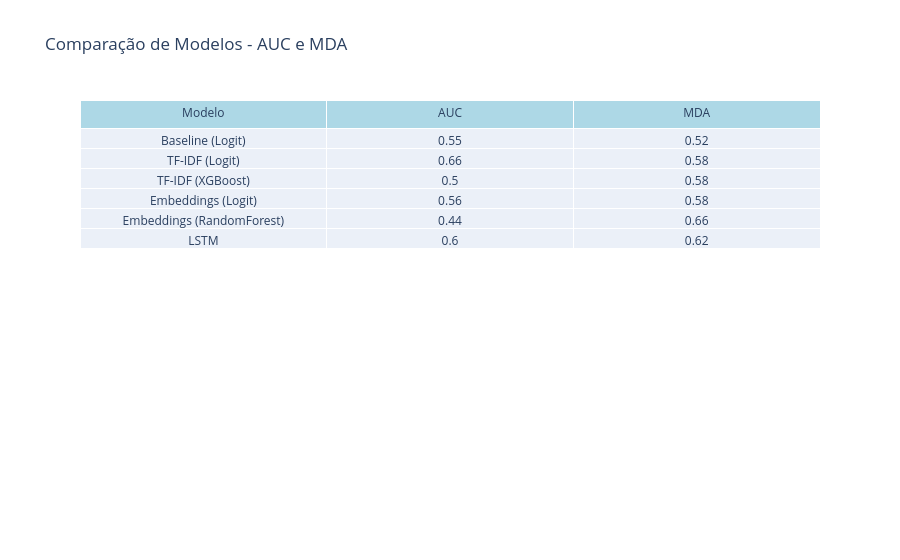

Notebook source saved alongside this figure:
### Code cell
# 3. Tabela comparativa
fig_table = go.Figure(data=[go.Table(
    header=dict(values=list(df_res.columns), fill_color='lightblue', align='center'),
    cells=dict(values=[df_res[col] for col in df_res.columns], align='center')
)])
fig_table.update_layout(title="Comparação de Modelos - AUC e MDA")
fig_table.show()

### Figure 1 — Plotly figure (JSON) as saved in the notebook; plotly's stock layout.template omitted (floating-point values rounded to 4 significant figures)
{"data": [{"cells": {"align": "center", "values": [["Baseline (Logit)", "TF-IDF (Logit)", "TF-IDF (XGBoost)", "Embeddings (Logit)", "Embeddings (RandomForest)", "LSTM"], [0.55, 0.66, 0.5, 0.56, 0.44, 0.6], [0.52, 0.58, 0.58, 0.58, 0.66, 0.62]]}, "header": {"align": "center", "fill": {"color": "lightblue"}, "values": ["Modelo", "AUC", "MDA"]}, "type": "table"}], "layout": {"title": {"text": "Comparação de Modelos - AUC e MDA"}}}
